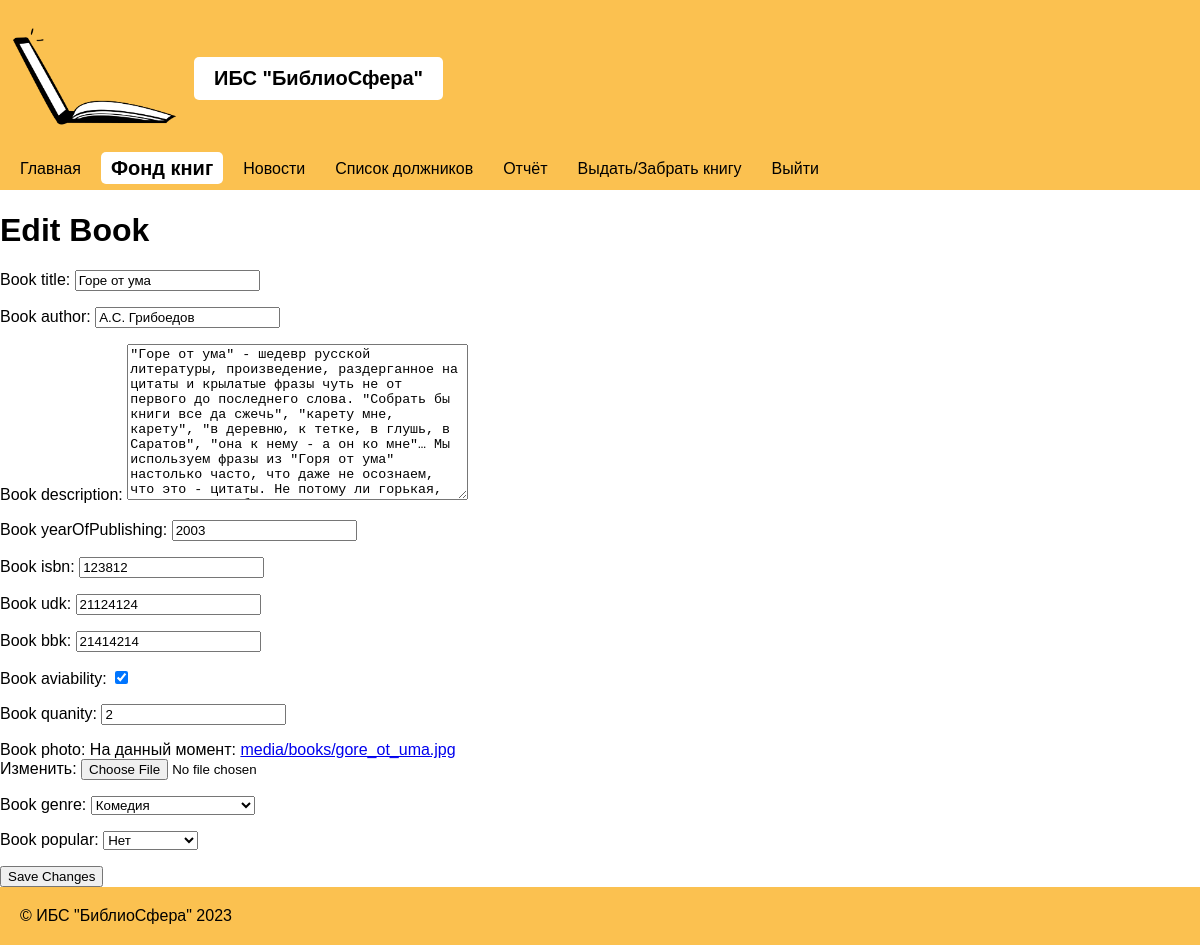
The page /change_book/2/ (signed in) on the database as committed earlier.
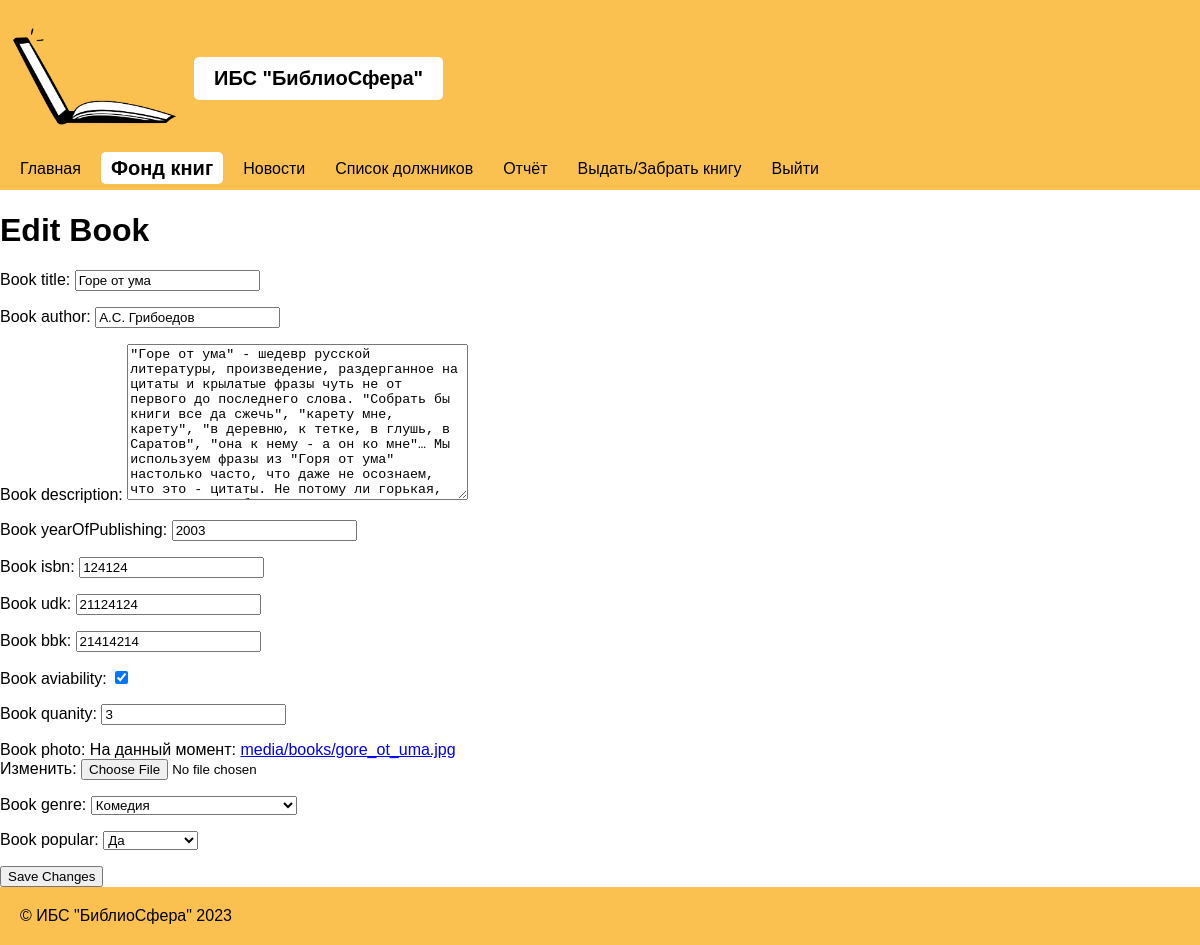
The same page on the database as committed later.
### library/models.py (models this page shows, shortened)
class Book(models.Model):
    book_title = models.CharField(max_length=200)
    book_author = models.CharField(max_length=200)
    book_description = models.TextField(max_length=650)
    book_yearOfPublishing = models.IntegerField()
    book_isbn = models.IntegerField()
    book_udk = models.CharField(max_length=200, null=True)
    book_bbk = models.CharField(max_length=200, null=True)
    book_aviability = models.BooleanField(default=True)
    book_quanity = models.IntegerField(null=True)
    book_photo = models.ImageField(upload_to='media/books', default='media/book_default.jpg')
    book_genre = models.ForeignKey('Book_Category', on_delete=models.CASCADE, null=True)
    book_dateOfAdd = models.DateField(auto_now_add=True, null = True)
    book_popular = models.BooleanField(null=True)
    class Meta:
        verbose_name = '�����'
        verbose_name_plural = '�����'
        ordering = ['book_genre', 'book_title']

### library/views.py (the view)
# urls.py: path('change_book/<int:book_id>/', views.change_book, name='change_book'),
@login_required(login_url='manager_login')
def change_book(request, book_id):
    active_item = '���� ����'
    for item in menu:
        if item['title'].lower() == active_item.lower():
            item['active'] = True
        else:
            item['active'] = False
    book = get_object_or_404(Book, id=book_id)
    if request.method == 'POST':
        form = BookForm(request.POST, request.FILES, instance=book)
        if form.is_valid():
            form.save()
            return redirect('fond')
    else:
        form = BookForm(instance=book)
    context = {
        'menu': menu,
        'form': form,
        'book_id': book_id,
        }
    if not request.user.is_stuff:
        return redirect('permission_denied')
    return render(request, 'manager/change_book.html', context=context)

### library/forms.py
class BookForm(forms.ModelForm):
    class Meta:
        model = Book
        fields = '__all__'

### library/models.py (called while the page is built)
    def __str__(self):
        return self.genre

### library/templates/manager/change_book.html (shortened to what this page needs)
{% extends 'manager/base.html' %}
{% block content %}
<h1>Edit Book</h1>
<form method="POST" enctype="multipart/form-data">
    {{ form.as_p }}
    <button type="submit">Save Changes</button>
</form>
{% endblock %}

Rows that differ between the two databases and show on the page:
changed Book "Горе от ума": book_isbn "123812" → "124124"; book_quanity "2" → "3"; book_popular "Нет" → "Да"
